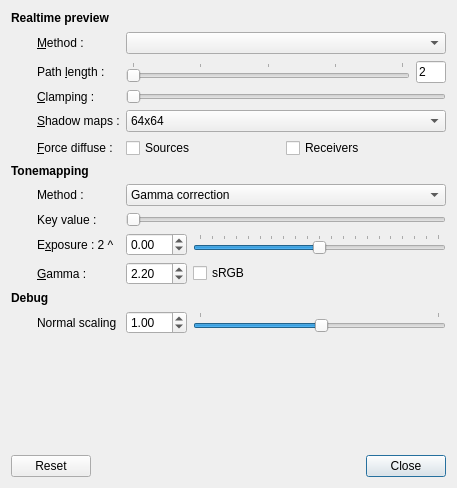
<?xml version="1.0" encoding="UTF-8"?>
<ui version="4.0">
 <class>PreviewSettingsDialog</class>
 <widget class="QDialog" name="PreviewSettingsDialog">
  <property name="geometry">
   <rect>
    <x>0</x>
    <y>0</y>
    <width>457</width>
    <height>488</height>
   </rect>
  </property>
  <property name="windowTitle">
   <string>Preview settings</string>
  </property>
  <layout class="QGridLayout" name="gridLayout">
   <item row="0" column="0" colspan="2">
    <widget class="QLabel" name="label_2">
     <property name="font">
      <font>
       <weight>75</weight>
       <bold>true</bold>
      </font>
     </property>
     <property name="text">
      <string>Realtime preview</string>
     </property>
    </widget>
   </item>
   <item row="1" column="0">
    <spacer name="horizontalSpacer">
     <property name="orientation">
      <enum>Qt::Horizontal</enum>
     </property>
     <property name="sizeType">
      <enum>QSizePolicy::Fixed</enum>
     </property>
     <property name="sizeHint" stdset="0">
      <size>
       <width>20</width>
       <height>24</height>
      </size>
     </property>
    </spacer>
   </item>
   <item row="1" column="1">
    <widget class="QLabel" name="label_3">
     <property name="toolTip">
      <string>&lt;!DOCTYPE HTML PUBLIC &quot;-//W3C//DTD HTML 4.0//EN&quot; &quot;http://www.w3.org/TR/REC-html40/strict.dtd&quot;&gt;
&lt;html&gt;&lt;head&gt;&lt;meta name=&quot;qrichtext&quot; content=&quot;1&quot; /&gt;&lt;style type=&quot;text/css&quot;&gt;
p, li { white-space: pre-wrap; }
&lt;/style&gt;&lt;/head&gt;&lt;body style=&quot; font-family:'Sans'; font-size:10pt; font-weight:400; font-style:normal;&quot;&gt;
&lt;p style=&quot; margin-top:0px; margin-bottom:0px; margin-left:0px; margin-right:0px; -qt-block-indent:0; text-indent:0px;&quot;&gt;&lt;span style=&quot; font-weight:600;&quot;&gt;OpenGL&lt;/span&gt; and &lt;span style=&quot; font-weight:600;&quot;&gt;OpenGL (single pass)&lt;/span&gt; use the graphics card to draw an approximate preview of the scene, which is usually preferable for performance reasons. The single pass variant makes heavy use on geometry shaders to further accelerate rendering, but for this to be actually faster, the card must be &lt;span style=&quot; font-style:italic;&quot;&gt;very&lt;/span&gt; recent (e.g. Fermi and above).&lt;/p&gt;
&lt;p style=&quot;-qt-paragraph-type:empty; margin-top:0px; margin-bottom:0px; margin-left:0px; margin-right:0px; -qt-block-indent:0; text-indent:0px;&quot;&gt;&lt;/p&gt;
&lt;p style=&quot; margin-top:0px; margin-bottom:0px; margin-left:0px; margin-right:0px; -qt-block-indent:0; text-indent:0px;&quot;&gt;The &lt;span style=&quot; font-weight:600;&quot;&gt;Ray Tracing&lt;/span&gt; strategies are preferable when the scene contains non-triangular shapes, which cannot easily be rendered by graphics hardware, such as quadrics. The &lt;span style=&quot; font-weight:600;&quot;&gt;Coherent Ray Tracing&lt;/span&gt; technique traces four rays at a time using SSE2.&lt;/p&gt;&lt;/body&gt;&lt;/html&gt;</string>
     </property>
     <property name="text">
      <string>&amp;Method :</string>
     </property>
     <property name="buddy">
      <cstring>previewMethodCombo</cstring>
     </property>
    </widget>
   </item>
   <item row="1" column="2" colspan="2">
    <widget class="QComboBox" name="previewMethodCombo">
     <property name="toolTip">
      <string>&lt;!DOCTYPE HTML PUBLIC &quot;-//W3C//DTD HTML 4.0//EN&quot; &quot;http://www.w3.org/TR/REC-html40/strict.dtd&quot;&gt;
&lt;html&gt;&lt;head&gt;&lt;meta name=&quot;qrichtext&quot; content=&quot;1&quot; /&gt;&lt;style type=&quot;text/css&quot;&gt;
p, li { white-space: pre-wrap; }
&lt;/style&gt;&lt;/head&gt;&lt;body style=&quot; font-family:'Sans'; font-size:10pt; font-weight:400; font-style:normal;&quot;&gt;
&lt;p style=&quot; margin-top:0px; margin-bottom:0px; margin-left:0px; margin-right:0px; -qt-block-indent:0; text-indent:0px;&quot;&gt;&lt;span style=&quot; font-weight:600;&quot;&gt;OpenGL&lt;/span&gt; and &lt;span style=&quot; font-weight:600;&quot;&gt;OpenGL (single pass)&lt;/span&gt; use the graphics card to draw an approximate preview of the scene, which is usually preferable for performance reasons. The single pass variant makes heavy use on geometry shaders to further accelerate rendering, but for this to be actually faster, the card must be &lt;span style=&quot; font-style:italic;&quot;&gt;very&lt;/span&gt; recent (e.g. Fermi and above).&lt;/p&gt;
&lt;p style=&quot;-qt-paragraph-type:empty; margin-top:0px; margin-bottom:0px; margin-left:0px; margin-right:0px; -qt-block-indent:0; text-indent:0px;&quot;&gt;&lt;/p&gt;
&lt;p style=&quot; margin-top:0px; margin-bottom:0px; margin-left:0px; margin-right:0px; -qt-block-indent:0; text-indent:0px;&quot;&gt;The &lt;span style=&quot; font-weight:600;&quot;&gt;Ray Tracing&lt;/span&gt; strategies are preferable when the scene contains non-triangular shapes, which cannot easily be rendered by graphics hardware, such as quadrics. The &lt;span style=&quot; font-weight:600;&quot;&gt;Coherent Ray Tracing&lt;/span&gt; technique traces four rays at a time using SSE2.&lt;/p&gt;&lt;/body&gt;&lt;/html&gt;</string>
     </property>
    </widget>
   </item>
   <item row="2" column="1">
    <widget class="QLabel" name="label">
     <property name="toolTip">
      <string>&lt;!DOCTYPE HTML PUBLIC &quot;-//W3C//DTD HTML 4.0//EN&quot; &quot;http://www.w3.org/TR/REC-html40/strict.dtd&quot;&gt;
&lt;html&gt;&lt;head&gt;&lt;meta name=&quot;qrichtext&quot; content=&quot;1&quot; /&gt;&lt;style type=&quot;text/css&quot;&gt;
p, li { white-space: pre-wrap; }
&lt;/style&gt;&lt;/head&gt;&lt;body style=&quot; font-family:'Sans'; font-size:10pt; font-weight:400; font-style:normal;&quot;&gt;
&lt;p style=&quot; margin-top:0px; margin-bottom:0px; margin-left:0px; margin-right:0px; -qt-block-indent:0; text-indent:0px;&quot;&gt;Highest path length to visualize in the preview. A value of &lt;span style=&quot; font-weight:600;&quot;&gt;2&lt;/span&gt; corresponds to direct illumination, &lt;span style=&quot; font-weight:600;&quot;&gt;3&lt;/span&gt; is one-bounce global illumination, etc.&lt;/p&gt;&lt;/body&gt;&lt;/html&gt;</string>
     </property>
     <property name="text">
      <string>Path &amp;length :</string>
     </property>
     <property name="buddy">
      <cstring>pathLengthSlider</cstring>
     </property>
    </widget>
   </item>
   <item row="2" column="2">
    <widget class="QSlider" name="pathLengthSlider">
     <property name="toolTip">
      <string>&lt;!DOCTYPE HTML PUBLIC &quot;-//W3C//DTD HTML 4.0//EN&quot; &quot;http://www.w3.org/TR/REC-html40/strict.dtd&quot;&gt;
&lt;html&gt;&lt;head&gt;&lt;meta name=&quot;qrichtext&quot; content=&quot;1&quot; /&gt;&lt;style type=&quot;text/css&quot;&gt;
p, li { white-space: pre-wrap; }
&lt;/style&gt;&lt;/head&gt;&lt;body style=&quot; font-family:'Sans'; font-size:10pt; font-weight:400; font-style:normal;&quot;&gt;
&lt;p style=&quot; margin-top:0px; margin-bottom:0px; margin-left:0px; margin-right:0px; -qt-block-indent:0; text-indent:0px;&quot;&gt;Highest path length to visualize in the preview. A value of &lt;span style=&quot; font-weight:600;&quot;&gt;2&lt;/span&gt; corresponds to direct illumination, &lt;span style=&quot; font-weight:600;&quot;&gt;3&lt;/span&gt; is one-bounce global illumination, etc.&lt;/p&gt;&lt;/body&gt;&lt;/html&gt;</string>
     </property>
     <property name="minimum">
      <number>2</number>
     </property>
     <property name="maximum">
      <number>6</number>
     </property>
     <property name="pageStep">
      <number>1</number>
     </property>
     <property name="tracking">
      <bool>true</bool>
     </property>
     <property name="orientation">
      <enum>Qt::Horizontal</enum>
     </property>
     <property name="tickPosition">
      <enum>QSlider::TicksAbove</enum>
     </property>
    </widget>
   </item>
   <item row="2" column="3">
    <widget class="QLineEdit" name="pathLengthEdit">
     <property name="sizePolicy">
      <sizepolicy hsizetype="Ignored" vsizetype="Fixed">
       <horstretch>0</horstretch>
       <verstretch>0</verstretch>
      </sizepolicy>
     </property>
     <property name="minimumSize">
      <size>
       <width>30</width>
       <height>0</height>
      </size>
     </property>
     <property name="text">
      <string>2</string>
     </property>
     <property name="readOnly">
      <bool>true</bool>
     </property>
    </widget>
   </item>
   <item row="3" column="1">
    <widget class="QLabel" name="label_7">
     <property name="toolTip">
      <string>&lt;!DOCTYPE HTML PUBLIC &quot;-//W3C//DTD HTML 4.0//EN&quot; &quot;http://www.w3.org/TR/REC-html40/strict.dtd&quot;&gt;
&lt;html&gt;&lt;head&gt;&lt;meta name=&quot;qrichtext&quot; content=&quot;1&quot; /&gt;&lt;style type=&quot;text/css&quot;&gt;
p, li { white-space: pre-wrap; }
&lt;/style&gt;&lt;/head&gt;&lt;body style=&quot; font-family:'Sans'; font-size:10pt; font-weight:400; font-style:normal;&quot;&gt;
&lt;p style=&quot; margin-top:0px; margin-bottom:0px; margin-left:0px; margin-right:0px; -qt-block-indent:0; text-indent:0px;&quot;&gt;Clamping changes the influence radius of photons used to render the preview.&lt;span style=&quot; font-weight:600;&quot;&gt; &lt;/span&gt;A too small value will cause bright blotches to appear in the preview, whereas a too large value will artificially darken the image.&lt;/p&gt;
&lt;p style=&quot;-qt-paragraph-type:empty; margin-top:0px; margin-bottom:0px; margin-left:0px; margin-right:0px; -qt-block-indent:0; text-indent:0px;&quot;&gt;&lt;/p&gt;
&lt;p style=&quot; margin-top:0px; margin-bottom:0px; margin-left:0px; margin-right:0px; -qt-block-indent:0; text-indent:0px;&quot;&gt;A good approach is to set this slider as low as possible without seeing disturbing blotches in the image.&lt;/p&gt;&lt;/body&gt;&lt;/html&gt;</string>
     </property>
     <property name="text">
      <string>&amp;Clamping :</string>
     </property>
     <property name="buddy">
      <cstring>clampingSlider</cstring>
     </property>
    </widget>
   </item>
   <item row="3" column="2" colspan="2">
    <widget class="QSlider" name="clampingSlider">
     <property name="toolTip">
      <string>&lt;!DOCTYPE HTML PUBLIC &quot;-//W3C//DTD HTML 4.0//EN&quot; &quot;http://www.w3.org/TR/REC-html40/strict.dtd&quot;&gt;
&lt;html&gt;&lt;head&gt;&lt;meta name=&quot;qrichtext&quot; content=&quot;1&quot; /&gt;&lt;style type=&quot;text/css&quot;&gt;
p, li { white-space: pre-wrap; }
&lt;/style&gt;&lt;/head&gt;&lt;body style=&quot; font-family:'Sans'; font-size:10pt; font-weight:400; font-style:normal;&quot;&gt;
&lt;p style=&quot; margin-top:0px; margin-bottom:0px; margin-left:0px; margin-right:0px; -qt-block-indent:0; text-indent:0px;&quot;&gt;Clamping changes the influence radius of photons used to render the preview.&lt;span style=&quot; font-weight:600;&quot;&gt; &lt;/span&gt;A too small value will cause bright blotches to appear in the preview, whereas a too large value will artificially darken the image.&lt;/p&gt;
&lt;p style=&quot;-qt-paragraph-type:empty; margin-top:0px; margin-bottom:0px; margin-left:0px; margin-right:0px; -qt-block-indent:0; text-indent:0px;&quot;&gt;&lt;/p&gt;
&lt;p style=&quot; margin-top:0px; margin-bottom:0px; margin-left:0px; margin-right:0px; -qt-block-indent:0; text-indent:0px;&quot;&gt;A good approach is to set this slider as low as possible without seeing disturbing blotches in the image.&lt;/p&gt;&lt;/body&gt;&lt;/html&gt;</string>
     </property>
     <property name="maximum">
      <number>100</number>
     </property>
     <property name="orientation">
      <enum>Qt::Horizontal</enum>
     </property>
    </widget>
   </item>
   <item row="4" column="1">
    <widget class="QLabel" name="shadowResolutionLabel">
     <property name="toolTip">
      <string>&lt;!DOCTYPE HTML PUBLIC &quot;-//W3C//DTD HTML 4.0//EN&quot; &quot;http://www.w3.org/TR/REC-html40/strict.dtd&quot;&gt;
&lt;html&gt;&lt;head&gt;&lt;meta name=&quot;qrichtext&quot; content=&quot;1&quot; /&gt;&lt;style type=&quot;text/css&quot;&gt;
p, li { white-space: pre-wrap; }
&lt;/style&gt;&lt;/head&gt;&lt;body style=&quot; font-family:'Sans'; font-size:10pt; font-weight:400; font-style:normal;&quot;&gt;
&lt;p style=&quot; margin-top:0px; margin-bottom:0px; margin-left:0px; margin-right:0px; -qt-block-indent:0; text-indent:0px;&quot;&gt;The two OpenGL preview techniques use shadow mapping to compute the light transport in a scene. This parameter allows choosing the resolution of the associated shadow maps, which is useful when the shadow quality is too low (for example when jagged edges are visible in the image). The higher this value, the slower the preview will converge. A value of &lt;span style=&quot; font-weight:600;&quot;&gt;256&lt;/span&gt; or &lt;span style=&quot; font-weight:600;&quot;&gt;512&lt;/span&gt; is usually a good start.&lt;/p&gt;&lt;/body&gt;&lt;/html&gt;</string>
     </property>
     <property name="text">
      <string>&amp;Shadow maps :</string>
     </property>
     <property name="buddy">
      <cstring>shadowResolutionCombo</cstring>
     </property>
    </widget>
   </item>
   <item row="4" column="2" colspan="2">
    <widget class="QComboBox" name="shadowResolutionCombo">
     <property name="toolTip">
      <string>&lt;!DOCTYPE HTML PUBLIC &quot;-//W3C//DTD HTML 4.0//EN&quot; &quot;http://www.w3.org/TR/REC-html40/strict.dtd&quot;&gt;
&lt;html&gt;&lt;head&gt;&lt;meta name=&quot;qrichtext&quot; content=&quot;1&quot; /&gt;&lt;style type=&quot;text/css&quot;&gt;
p, li { white-space: pre-wrap; }
&lt;/style&gt;&lt;/head&gt;&lt;body style=&quot; font-family:'Sans'; font-size:10pt; font-weight:400; font-style:normal;&quot;&gt;
&lt;p style=&quot; margin-top:0px; margin-bottom:0px; margin-left:0px; margin-right:0px; -qt-block-indent:0; text-indent:0px;&quot;&gt;The two OpenGL preview techniques use shadow mapping to compute the light transport in a scene. This parameter allows choosing the resolution of the associated shadow maps, which is useful when the shadow quality is too low (for example when jagged edges are visible in the image). The higher this value, the slower the preview will converge. A value of &lt;span style=&quot; font-weight:600;&quot;&gt;256&lt;/span&gt; or &lt;span style=&quot; font-weight:600;&quot;&gt;512&lt;/span&gt; is usually a good start.&lt;/p&gt;&lt;/body&gt;&lt;/html&gt;</string>
     </property>
     <item>
      <property name="text">
       <string>64x64</string>
      </property>
     </item>
     <item>
      <property name="text">
       <string>128x128</string>
      </property>
     </item>
     <item>
      <property name="text">
       <string>256x256</string>
      </property>
     </item>
     <item>
      <property name="text">
       <string>512x512</string>
      </property>
     </item>
     <item>
      <property name="text">
       <string>1024x1024</string>
      </property>
     </item>
     <item>
      <property name="text">
       <string>2048x2048</string>
      </property>
     </item>
    </widget>
   </item>
   <item row="5" column="1">
    <widget class="QLabel" name="label_6">
     <property name="toolTip">
      <string>&lt;!DOCTYPE HTML PUBLIC &quot;-//W3C//DTD HTML 4.0//EN&quot; &quot;http://www.w3.org/TR/REC-html40/strict.dtd&quot;&gt;
&lt;html&gt;&lt;head&gt;&lt;meta name=&quot;qrichtext&quot; content=&quot;1&quot; /&gt;&lt;style type=&quot;text/css&quot;&gt;
p, li { white-space: pre-wrap; }
&lt;/style&gt;&lt;/head&gt;&lt;body style=&quot; font-family:'Sans'; font-size:10pt; font-weight:400; font-style:normal;&quot;&gt;
&lt;p style=&quot; margin-top:0px; margin-bottom:0px; margin-left:0px; margin-right:0px; -qt-block-indent:0; text-indent:0px;&quot;&gt;When a scene contains many glossy surfaces, the real-time visualization can sometimes produce disturbing image artifacts (bright blotches).&lt;span style=&quot; font-weight:600;&quot;&gt; &lt;/span&gt;These eventually disappear as the preview converges, but waiting for a long time may be undesirable. The following options are meant to reduce such issues:&lt;/p&gt;
&lt;p style=&quot;-qt-paragraph-type:empty; margin-top:0px; margin-bottom:0px; margin-left:0px; margin-right:0px; -qt-block-indent:0; text-indent:0px;&quot;&gt;&lt;/p&gt;
&lt;p style=&quot; margin-top:0px; margin-bottom:0px; margin-left:0px; margin-right:0px; -qt-block-indent:0; text-indent:0px;&quot;&gt;&lt;span style=&quot; font-weight:600;&quot;&gt;Diffuse sources&lt;/span&gt;: treat glossy surfaces at the second bounce as if they were diffuse. This is usually perfectly fine for previewing purposes and is thus turned on by default.&lt;/p&gt;
&lt;p style=&quot;-qt-paragraph-type:empty; margin-top:0px; margin-bottom:0px; margin-left:0px; margin-right:0px; -qt-block-indent:0; text-indent:0px;&quot;&gt;&lt;/p&gt;
&lt;p style=&quot; margin-top:0px; margin-bottom:0px; margin-left:0px; margin-right:0px; -qt-block-indent:0; text-indent:0px;&quot;&gt;&lt;span style=&quot; font-weight:600;&quot;&gt;Diffuse receivers&lt;/span&gt;: treat directly visible surfaces as if they were diffuse. This is leads to a much more approximate result -- essentially, a clay version of the scene is being rendered.&lt;/p&gt;&lt;/body&gt;&lt;/html&gt;</string>
     </property>
     <property name="text">
      <string>&amp;Force diffuse :</string>
     </property>
     <property name="buddy">
      <cstring>diffuseSourcesBox</cstring>
     </property>
    </widget>
   </item>
   <item row="5" column="2" colspan="2">
    <layout class="QHBoxLayout" name="horizontalLayout">
     <property name="spacing">
      <number>0</number>
     </property>
     <item>
      <widget class="QCheckBox" name="diffuseSourcesBox">
       <property name="toolTip">
        <string>&lt;!DOCTYPE HTML PUBLIC &quot;-//W3C//DTD HTML 4.0//EN&quot; &quot;http://www.w3.org/TR/REC-html40/strict.dtd&quot;&gt;
&lt;html&gt;&lt;head&gt;&lt;meta name=&quot;qrichtext&quot; content=&quot;1&quot; /&gt;&lt;style type=&quot;text/css&quot;&gt;
p, li { white-space: pre-wrap; }
&lt;/style&gt;&lt;/head&gt;&lt;body style=&quot; font-family:'Sans'; font-size:10pt; font-weight:400; font-style:normal;&quot;&gt;
&lt;p style=&quot; margin-top:0px; margin-bottom:0px; margin-left:0px; margin-right:0px; -qt-block-indent:0; text-indent:0px;&quot;&gt;When a scene contains many glossy surfaces, the real-time visualization can sometimes produce disturbing image artifacts (bright blotches).&lt;span style=&quot; font-weight:600;&quot;&gt; &lt;/span&gt;These eventually disappear as the preview converges, but waiting for a long time may be undesirable. The following options are meant to reduce such issues:&lt;/p&gt;
&lt;p style=&quot;-qt-paragraph-type:empty; margin-top:0px; margin-bottom:0px; margin-left:0px; margin-right:0px; -qt-block-indent:0; text-indent:0px;&quot;&gt;&lt;/p&gt;
&lt;p style=&quot; margin-top:0px; margin-bottom:0px; margin-left:0px; margin-right:0px; -qt-block-indent:0; text-indent:0px;&quot;&gt;&lt;span style=&quot; font-weight:600;&quot;&gt;Diffuse sources&lt;/span&gt;: treat glossy surfaces at the second bounce as if they were diffuse. This is usually perfectly fine for previewing purposes and is thus turned on by default.&lt;/p&gt;
&lt;p style=&quot;-qt-paragraph-type:empty; margin-top:0px; margin-bottom:0px; margin-left:0px; margin-right:0px; -qt-block-indent:0; text-indent:0px;&quot;&gt;&lt;/p&gt;
&lt;p style=&quot; margin-top:0px; margin-bottom:0px; margin-left:0px; margin-right:0px; -qt-block-indent:0; text-indent:0px;&quot;&gt;&lt;span style=&quot; font-weight:600;&quot;&gt;Diffuse receivers&lt;/span&gt;: treat directly visible surfaces as if they were diffuse. This is leads to a much more approximate result -- essentially, a clay version of the scene is being rendered.&lt;/p&gt;&lt;/body&gt;&lt;/html&gt;</string>
       </property>
       <property name="text">
        <string>Sources</string>
       </property>
      </widget>
     </item>
     <item>
      <widget class="QCheckBox" name="diffuseReceiversBox">
       <property name="enabled">
        <bool>true</bool>
       </property>
       <property name="toolTip">
        <string>&lt;!DOCTYPE HTML PUBLIC &quot;-//W3C//DTD HTML 4.0//EN&quot; &quot;http://www.w3.org/TR/REC-html40/strict.dtd&quot;&gt;
&lt;html&gt;&lt;head&gt;&lt;meta name=&quot;qrichtext&quot; content=&quot;1&quot; /&gt;&lt;style type=&quot;text/css&quot;&gt;
p, li { white-space: pre-wrap; }
&lt;/style&gt;&lt;/head&gt;&lt;body style=&quot; font-family:'Sans'; font-size:10pt; font-weight:400; font-style:normal;&quot;&gt;
&lt;p style=&quot; margin-top:0px; margin-bottom:0px; margin-left:0px; margin-right:0px; -qt-block-indent:0; text-indent:0px;&quot;&gt;When a scene contains many glossy surfaces, the real-time visualization can sometimes produce disturbing image artifacts (bright blotches).&lt;span style=&quot; font-weight:600;&quot;&gt; &lt;/span&gt;These eventually disappear as the preview converges, but waiting for a long time may be undesirable. The following options are meant to reduce such issues:&lt;/p&gt;
&lt;p style=&quot;-qt-paragraph-type:empty; margin-top:0px; margin-bottom:0px; margin-left:0px; margin-right:0px; -qt-block-indent:0; text-indent:0px;&quot;&gt;&lt;/p&gt;
&lt;p style=&quot; margin-top:0px; margin-bottom:0px; margin-left:0px; margin-right:0px; -qt-block-indent:0; text-indent:0px;&quot;&gt;&lt;span style=&quot; font-weight:600;&quot;&gt;Diffuse sources&lt;/span&gt;: treat glossy surfaces at the second bounce as if they were diffuse. This is usually perfectly fine for previewing purposes and is thus turned on by default.&lt;/p&gt;
&lt;p style=&quot;-qt-paragraph-type:empty; margin-top:0px; margin-bottom:0px; margin-left:0px; margin-right:0px; -qt-block-indent:0; text-indent:0px;&quot;&gt;&lt;/p&gt;
&lt;p style=&quot; margin-top:0px; margin-bottom:0px; margin-left:0px; margin-right:0px; -qt-block-indent:0; text-indent:0px;&quot;&gt;&lt;span style=&quot; font-weight:600;&quot;&gt;Diffuse receivers&lt;/span&gt;: treat directly visible surfaces as if they were diffuse. This is leads to a much more approximate result -- essentially, a clay version of the scene is being rendered.&lt;/p&gt;&lt;/body&gt;&lt;/html&gt;</string>
       </property>
       <property name="text">
        <string>Receivers</string>
       </property>
      </widget>
     </item>
    </layout>
   </item>
   <item row="7" column="1">
    <widget class="QLabel" name="label_5">
     <property name="toolTip">
      <string>&lt;!DOCTYPE HTML PUBLIC &quot;-//W3C//DTD HTML 4.0//EN&quot; &quot;http://www.w3.org/TR/REC-html40/strict.dtd&quot;&gt;
&lt;html&gt;&lt;head&gt;&lt;meta name=&quot;qrichtext&quot; content=&quot;1&quot; /&gt;&lt;style type=&quot;text/css&quot;&gt;
p, li { white-space: pre-wrap; }
&lt;/style&gt;&lt;/head&gt;&lt;body style=&quot; font-family:'Sans'; font-size:10pt; font-weight:400; font-style:normal;&quot;&gt;
&lt;p style=&quot; margin-top:0px; margin-bottom:0px; margin-left:0px; margin-right:0px; -qt-block-indent:0; text-indent:0px;&quot;&gt;A tonemapping method is necessary to translate physical radiance values into pixel intensities. The technique chosen here is used &lt;span style=&quot; font-style:italic;&quot;&gt;both&lt;/span&gt; for the preview and rendered images.&lt;/p&gt;
&lt;p style=&quot;-qt-paragraph-type:empty; margin-top:0px; margin-bottom:0px; margin-left:0px; margin-right:0px; -qt-block-indent:0; text-indent:0px;&quot;&gt;&lt;/p&gt;
&lt;p style=&quot; margin-top:0px; margin-bottom:0px; margin-left:0px; margin-right:0px; -qt-block-indent:0; text-indent:0px;&quot;&gt;&lt;span style=&quot; font-weight:600;&quot;&gt;Gamma correction&lt;/span&gt; is the default and well-suited if the dynamic range of your scene is not too great.&lt;/p&gt;
&lt;p style=&quot;-qt-paragraph-type:empty; margin-top:0px; margin-bottom:0px; margin-left:0px; margin-right:0px; -qt-block-indent:0; text-indent:0px;&quot;&gt;&lt;/p&gt;
&lt;p style=&quot; margin-top:0px; margin-bottom:0px; margin-left:0px; margin-right:0px; -qt-block-indent:0; text-indent:0px;&quot;&gt;&lt;span style=&quot; font-weight:600;&quot;&gt;[Reinhard. et al 2002]&lt;/span&gt; works well for scenes with a high dynamic range. Note that this technique continually adapts to the overall image brightness, which may produce unexpected behavior together with the realtime preview: when turning to face a dark region of the scene, the tonemapper will change the exposure to maintain the same overall brightness.&lt;/p&gt;&lt;/body&gt;&lt;/html&gt;</string>
     </property>
     <property name="text">
      <string>Method :</string>
     </property>
     <property name="buddy">
      <cstring>toneMappingMethodCombo</cstring>
     </property>
    </widget>
   </item>
   <item row="7" column="2" colspan="2">
    <widget class="QComboBox" name="toneMappingMethodCombo">
     <property name="toolTip">
      <string>&lt;!DOCTYPE HTML PUBLIC &quot;-//W3C//DTD HTML 4.0//EN&quot; &quot;http://www.w3.org/TR/REC-html40/strict.dtd&quot;&gt;
&lt;html&gt;&lt;head&gt;&lt;meta name=&quot;qrichtext&quot; content=&quot;1&quot; /&gt;&lt;style type=&quot;text/css&quot;&gt;
p, li { white-space: pre-wrap; }
&lt;/style&gt;&lt;/head&gt;&lt;body style=&quot; font-family:'Sans'; font-size:10pt; font-weight:400; font-style:normal;&quot;&gt;
&lt;p style=&quot; margin-top:0px; margin-bottom:0px; margin-left:0px; margin-right:0px; -qt-block-indent:0; text-indent:0px;&quot;&gt;A tonemapping method is necessary to translate physical radiance values into pixel intensities. The technique chosen here is used &lt;span style=&quot; font-style:italic;&quot;&gt;both&lt;/span&gt; for the preview and rendered images.&lt;/p&gt;
&lt;p style=&quot;-qt-paragraph-type:empty; margin-top:0px; margin-bottom:0px; margin-left:0px; margin-right:0px; -qt-block-indent:0; text-indent:0px;&quot;&gt;&lt;/p&gt;
&lt;p style=&quot; margin-top:0px; margin-bottom:0px; margin-left:0px; margin-right:0px; -qt-block-indent:0; text-indent:0px;&quot;&gt;&lt;span style=&quot; font-weight:600;&quot;&gt;Gamma correction&lt;/span&gt; is the default and well-suited if the dynamic range of your scene is not too great.&lt;/p&gt;
&lt;p style=&quot;-qt-paragraph-type:empty; margin-top:0px; margin-bottom:0px; margin-left:0px; margin-right:0px; -qt-block-indent:0; text-indent:0px;&quot;&gt;&lt;/p&gt;
&lt;p style=&quot; margin-top:0px; margin-bottom:0px; margin-left:0px; margin-right:0px; -qt-block-indent:0; text-indent:0px;&quot;&gt;&lt;span style=&quot; font-weight:600;&quot;&gt;[Reinhard. et al 2002]&lt;/span&gt; works well for scenes with a high dynamic range. Note that this technique continually adapts to the overall image brightness, which may produce unexpected behavior together with the realtime preview: when turning to face a dark region of the scene, the tonemapper will change the exposure to maintain the same overall brightness.&lt;/p&gt;&lt;/body&gt;&lt;/html&gt;</string>
     </property>
     <item>
      <property name="text">
       <string>Gamma correction</string>
      </property>
     </item>
     <item>
      <property name="text">
       <string>Reinhard et al. 2002</string>
      </property>
     </item>
    </widget>
   </item>
   <item row="8" column="1">
    <widget class="QLabel" name="keyLabel">
     <property name="text">
      <string>Key value : </string>
     </property>
    </widget>
   </item>
   <item row="8" column="2" colspan="2">
    <widget class="QSlider" name="keySlider">
     <property name="maximum">
      <number>100</number>
     </property>
     <property name="orientation">
      <enum>Qt::Horizontal</enum>
     </property>
    </widget>
   </item>
   <item row="9" column="2" rowspan="2" colspan="2">
    <layout class="QGridLayout" name="subGridLayout">
     <item row="1" column="0">
      <widget class="QDoubleSpinBox" name="gammaSpinBox">
       <property name="toolTip">
        <string>&lt;!DOCTYPE HTML PUBLIC &quot;-//W3C//DTD HTML 4.0//EN&quot; &quot;http://www.w3.org/TR/REC-html40/strict.dtd&quot;&gt;
&lt;html&gt;&lt;head&gt;&lt;meta name=&quot;qrichtext&quot; content=&quot;1&quot; /&gt;&lt;style type=&quot;text/css&quot;&gt;
p, li { white-space: pre-wrap; }
&lt;/style&gt;&lt;/head&gt;&lt;body style=&quot; font-family:'Sans'; font-size:10pt; font-weight:400; font-style:normal;&quot;&gt;
&lt;p style=&quot; margin-top:0px; margin-bottom:0px; margin-left:0px; margin-right:0px; -qt-block-indent:0; text-indent:0px;&quot;&gt;Gamma of the viewing device (usually 2.2).&lt;span style=&quot; font-weight:600;&quot;&gt; &lt;/span&gt;When sRGB is selected, this value is ignored.&lt;/p&gt;&lt;/body&gt;&lt;/html&gt;</string>
       </property>
       <property name="decimals">
        <number>2</number>
       </property>
       <property name="minimum">
        <double>0.100000000000000</double>
       </property>
       <property name="maximum">
        <double>5.000000000000000</double>
       </property>
       <property name="singleStep">
        <double>0.100000000000000</double>
       </property>
       <property name="value">
        <double>2.200000000000000</double>
       </property>
      </widget>
     </item>
     <item row="1" column="1">
      <widget class="QCheckBox" name="sRGBCheckBox">
       <property name="toolTip">
        <string>&lt;!DOCTYPE HTML PUBLIC &quot;-//W3C//DTD HTML 4.0//EN&quot; &quot;http://www.w3.org/TR/REC-html40/strict.dtd&quot;&gt;
&lt;html&gt;&lt;head&gt;&lt;meta name=&quot;qrichtext&quot; content=&quot;1&quot; /&gt;&lt;style type=&quot;text/css&quot;&gt;
p, li { white-space: pre-wrap; }
&lt;/style&gt;&lt;/head&gt;&lt;body style=&quot; font-family:'Sans'; font-size:10pt; font-weight:400; font-style:normal;&quot;&gt;
&lt;p style=&quot; margin-top:0px; margin-bottom:0px; margin-left:0px; margin-right:0px; -qt-block-indent:0; text-indent:0px;&quot;&gt;Does the viewing device have an sRGB response curve?&lt;span style=&quot; font-weight:600;&quot;&gt; &lt;/span&gt;For most monitors and LCD screens on the market, this is the case.&lt;/p&gt;&lt;/body&gt;&lt;/html&gt;</string>
       </property>
       <property name="text">
        <string>sRGB</string>
       </property>
      </widget>
     </item>
     <item row="0" column="0">
      <widget class="QDoubleSpinBox" name="exposureSpinBox">
       <property name="decimals">
        <number>2</number>
       </property>
       <property name="minimum">
        <double>-10.000000000000000</double>
       </property>
       <property name="maximum">
        <double>10.000000000000000</double>
       </property>
       <property name="singleStep">
        <double>0.100000000000000</double>
       </property>
       <property name="value">
        <double>0.000000000000000</double>
       </property>
      </widget>
     </item>
     <item row="0" column="1">
      <widget class="QSlider" name="exposureSlider">
       <property name="minimum">
        <number>-1000</number>
       </property>
       <property name="maximum">
        <number>1000</number>
       </property>
       <property name="pageStep">
        <number>1</number>
       </property>
       <property name="value">
        <number>0</number>
       </property>
       <property name="orientation">
        <enum>Qt::Horizontal</enum>
       </property>
       <property name="tickPosition">
        <enum>QSlider::TicksAbove</enum>
       </property>
       <property name="tickInterval">
        <number>100</number>
       </property>
      </widget>
     </item>
    </layout>
   </item>
   <item row="10" column="1">
    <widget class="QLabel" name="gammaLabel">
     <property name="text">
      <string>&amp;Gamma :</string>
     </property>
     <property name="buddy">
      <cstring>gammaSpinBox</cstring>
     </property>
    </widget>
   </item>
   <item row="14" column="1">
    <spacer name="verticalSpacer_2">
     <property name="orientation">
      <enum>Qt::Vertical</enum>
     </property>
     <property name="sizeHint" stdset="0">
      <size>
       <width>20</width>
       <height>40</height>
      </size>
     </property>
    </spacer>
   </item>
   <item row="15" column="0" colspan="4">
    <layout class="QHBoxLayout" name="horizontalLayout_2">
     <item>
      <widget class="QPushButton" name="resetButton">
       <property name="sizePolicy">
        <sizepolicy hsizetype="Minimum" vsizetype="Fixed">
         <horstretch>0</horstretch>
         <verstretch>0</verstretch>
        </sizepolicy>
       </property>
       <property name="minimumSize">
        <size>
         <width>0</width>
         <height>0</height>
        </size>
       </property>
       <property name="text">
        <string>Reset</string>
       </property>
      </widget>
     </item>
     <item>
      <spacer name="horizontalSpacer_3">
       <property name="orientation">
        <enum>Qt::Horizontal</enum>
       </property>
       <property name="sizeHint" stdset="0">
        <size>
         <width>13</width>
         <height>20</height>
        </size>
       </property>
      </spacer>
     </item>
     <item>
      <widget class="QPushButton" name="closeButton">
       <property name="sizePolicy">
        <sizepolicy hsizetype="Fixed" vsizetype="Fixed">
         <horstretch>0</horstretch>
         <verstretch>0</verstretch>
        </sizepolicy>
       </property>
       <property name="minimumSize">
        <size>
         <width>30</width>
         <height>0</height>
        </size>
       </property>
       <property name="layoutDirection">
        <enum>Qt::LeftToRight</enum>
       </property>
       <property name="text">
        <string>Close</string>
       </property>
       <property name="autoDefault">
        <bool>true</bool>
       </property>
       <property name="default">
        <bool>true</bool>
       </property>
       <property name="flat">
        <bool>false</bool>
       </property>
      </widget>
     </item>
    </layout>
   </item>
   <item row="12" column="0" colspan="2">
    <widget class="QLabel" name="label_8">
     <property name="font">
      <font>
       <weight>75</weight>
       <bold>true</bold>
      </font>
     </property>
     <property name="text">
      <string>Debug</string>
     </property>
    </widget>
   </item>
   <item row="6" column="0" colspan="2">
    <widget class="QLabel" name="label_4">
     <property name="font">
      <font>
       <weight>75</weight>
       <bold>true</bold>
      </font>
     </property>
     <property name="text">
      <string>Tonemapping</string>
     </property>
    </widget>
   </item>
   <item row="9" column="1">
    <widget class="QLabel" name="exposureLabel">
     <property name="text">
      <string>E&amp;xposure : 2 ^</string>
     </property>
     <property name="buddy">
      <cstring>exposureSpinBox</cstring>
     </property>
    </widget>
   </item>
   <item row="13" column="1">
    <widget class="QLabel" name="normalScalingLabel">
     <property name="text">
      <string>Normal scaling</string>
     </property>
     <property name="buddy">
      <cstring>normalScalingSpinBox</cstring>
     </property>
    </widget>
   </item>
   <item row="13" column="2" colspan="2">
    <layout class="QGridLayout" name="subGridLayout_3">
     <item row="0" column="0">
      <widget class="QDoubleSpinBox" name="normalScalingSpinBox">
       <property name="decimals">
        <number>2</number>
       </property>
       <property name="minimum">
        <double>-10.000000000000000</double>
       </property>
       <property name="maximum">
        <double>10.000000000000000</double>
       </property>
       <property name="singleStep">
        <double>0.100000000000000</double>
       </property>
       <property name="value">
        <double>1.000000000000000</double>
       </property>
      </widget>
     </item>
     <item row="0" column="1">
      <widget class="QSlider" name="normalScalingSlider">
       <property name="minimum">
        <number>-50</number>
       </property>
       <property name="maximum">
        <number>50</number>
       </property>
       <property name="pageStep">
        <number>1</number>
       </property>
       <property name="value">
        <number>1</number>
       </property>
       <property name="orientation">
        <enum>Qt::Horizontal</enum>
       </property>
       <property name="tickPosition">
        <enum>QSlider::TicksAbove</enum>
       </property>
       <property name="tickInterval">
        <number>100</number>
       </property>
      </widget>
     </item>
    </layout>
   </item>
  </layout>
 </widget>
 <tabstops>
  <tabstop>previewMethodCombo</tabstop>
  <tabstop>pathLengthSlider</tabstop>
  <tabstop>pathLengthEdit</tabstop>
  <tabstop>clampingSlider</tabstop>
  <tabstop>shadowResolutionCombo</tabstop>
  <tabstop>diffuseSourcesBox</tabstop>
  <tabstop>diffuseReceiversBox</tabstop>
  <tabstop>toneMappingMethodCombo</tabstop>
  <tabstop>keySlider</tabstop>
  <tabstop>exposureSpinBox</tabstop>
  <tabstop>exposureSlider</tabstop>
  <tabstop>gammaSpinBox</tabstop>
  <tabstop>sRGBCheckBox</tabstop>
  <tabstop>resetButton</tabstop>
  <tabstop>closeButton</tabstop>
 </tabstops>
 <resources/>
 <connections>
  <connection>
   <sender>closeButton</sender>
   <signal>clicked()</signal>
   <receiver>PreviewSettingsDialog</receiver>
   <slot>accept()</slot>
   <hints>
    <hint type="sourcelabel">
     <x>446</x>
     <y>477</y>
    </hint>
    <hint type="destinationlabel">
     <x>167</x>
     <y>306</y>
    </hint>
   </hints>
  </connection>
 </connections>
</ui>
